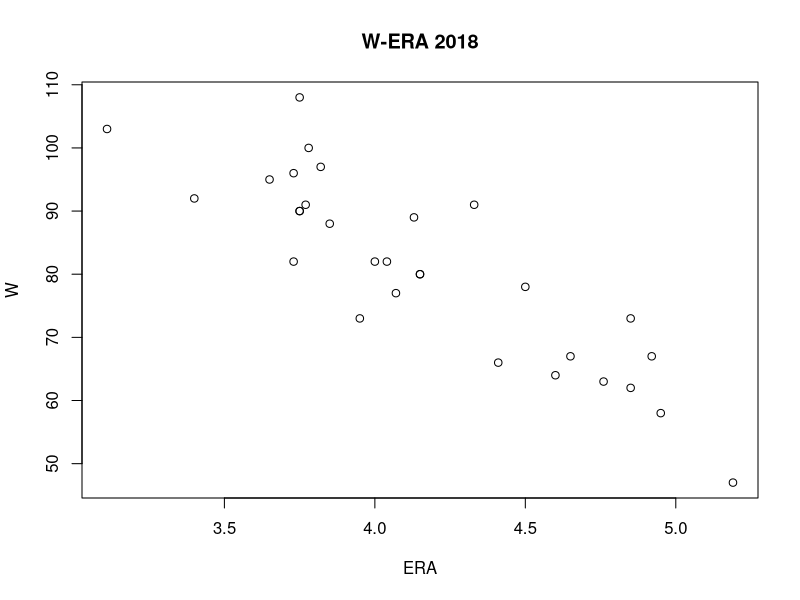

The R source for this figure:
library(readr)
source_data_2019 <- read.table("DATA/2019.txt")
source_data_2018 <- read.table("DATA/2018.txt")

era_2018 <- vector()
wins_2018 <- vector()

for (i in c(1:30)){
    wins_2018 <- c(wins_2018,source_data_2018[i,2])    
    era_2018  <- c(era_2018,source_data_2018[i,4])
}

png(file = "PICTURE/2018.png")
plot(era_2018, wins_2018,
     main="W-ERA 2018",
     ylab = "W",
     xlab = "ERA"
     )
dev.off()
